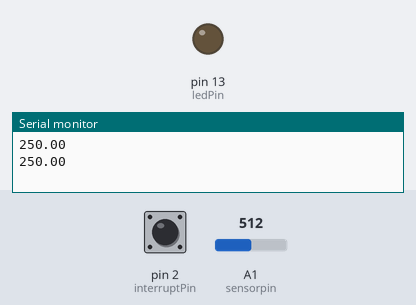
Recording of a sketch running on a simulated Arduino Uno, built with avr-gcc and run on an emulated ATmega328P. Parts: output pins drawn as LEDs (lit = HIGH), the last lines printed to the serial monitor. The inputs (shaded band) are chosen by the test bench; at power-on: pin 2 (interruptPin) HIGH, A1 (sensorpin) = 512.

Above: at 6.8 s.
6.9 s: pin 2 (interruptPin) pulled LOW for 3 s
At 8.2 s:
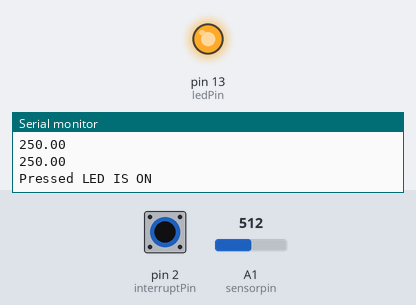
11.4 s: pin 2 (interruptPin) pulled LOW for 3 s
At 11.7 s:
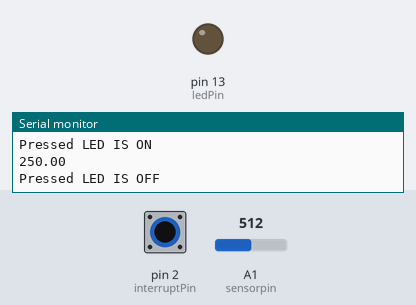
Timing chart, 0 to 14.4 s (numbered marks = the images above; inputs shaded):
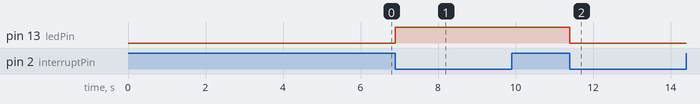

Measured:
- after the input at 6.9 s, pin 13 (ledPin): LOW → HIGH at once
- after the input at 11.4 s, pin 13 (ledPin): HIGH → LOW at once

The sketch:

sketch_jun24a.ino
```cpp
const byte ledPin = 13;
const byte sensorpin= A1;
const byte interruptPin = 2; //the interrupt pin is 2
volatile byte state = LOW;  //determining the led state
long lastDebounceTime=0;   //last debounce time to overcome the bouncing effect
unsigned long debounceDelay=250;   //needed delay to overcome bouncing effect and overcoming the human hand pressing period
long reading_rate=3000; // 3 secns rate
long last_read=0;  // to be able to count the 3 seconds

void setup() {
  pinMode(ledPin, OUTPUT);  // the led pin is output
  pinMode(interruptPin, INPUT_PULLUP); // configuring the interrupt pin as a switch input with pull up resistor
  attachInterrupt(digitalPinToInterrupt(interruptPin), blink, FALLING); //make interrupt on the FALLING edge, calling the blink function
  Serial.begin(9600);// setting up the UART to the monitor


}

void loop() {
  digitalWrite(ledPin, state); // showing the led status form the last interrupt
  //sensor code , rate= 3sec
  if((millis()-last_read)>=reading_rate)//
  {
    last_read=millis();
    Serial.print(temp_read());
    Serial.print('\n');

  }


}

void blink() {
  // what happens on the interrupt
  if ((millis()-lastDebounceTime)>debounceDelay)// only responding to the switch interrupt if the debounce delay time is passed
  {
  state = !state;// inverting the led status when pressing
  lastDebounceTime=millis(); // saving the current press time to be able to overcome the bouncing delay
  Serial.print("Pressed ");
  //printing the status of the led
  if(state==LOW) Serial.print("LED IS OFF\n");
  else Serial.print("LED IS ON\n");
  }


}
float temp_read(){
  //reading from the sensor
  int  val=analogRead(sensorpin); //reading the register value from the ADC
  float mv = ( val/1024.0)*5000; //knwoing the corresponding mV to this value, max is 5000mv that corresponds to 1024
  float cel = (mv/10); //converting the mv to temprature,,, 1c=10mv
  return cel;
  }
```
